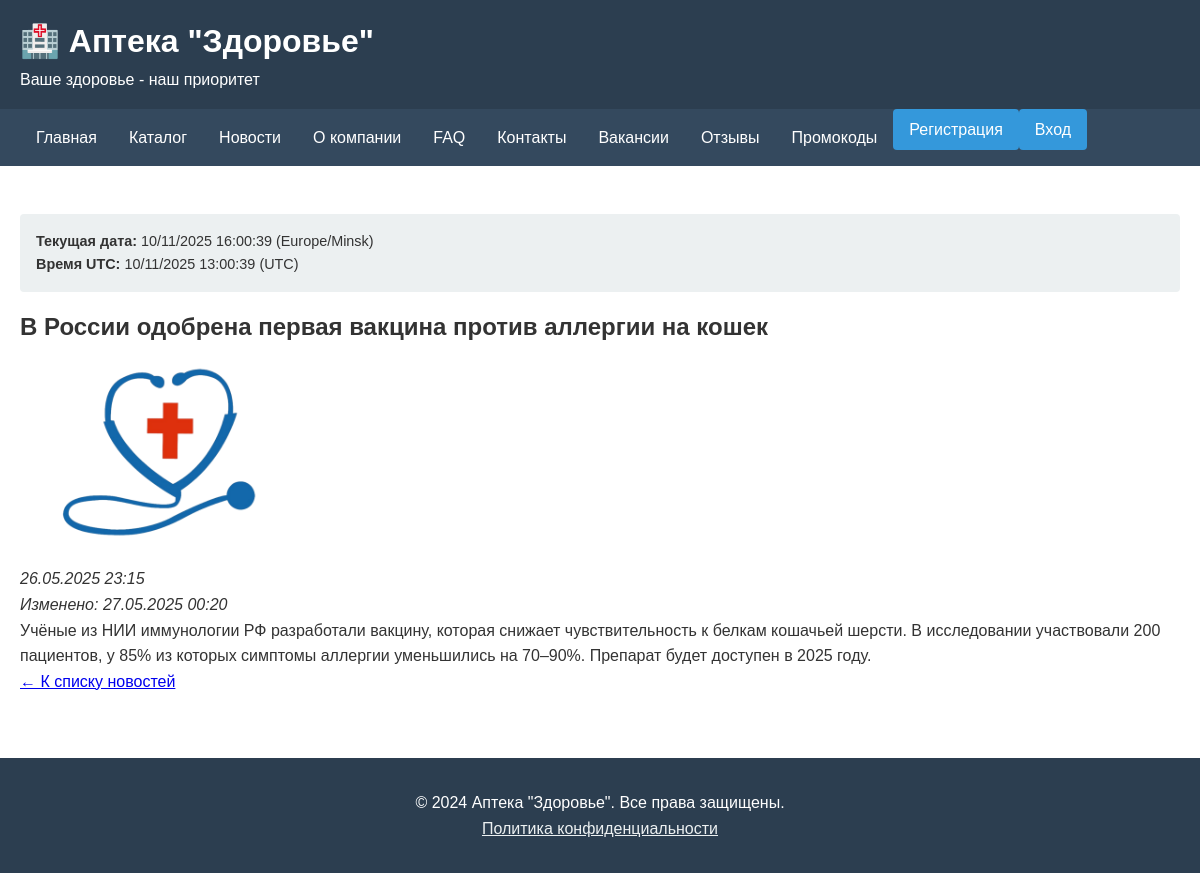
/news/3/, run on the app's committed database.
### core/models.py (models this page shows, shortened)
class News(models.Model):
    title = models.CharField(max_length=200, verbose_name='Заголовок')
    summary = models.CharField(max_length=300, verbose_name='Краткое содержание')
    image = models.ImageField(upload_to='news/', verbose_name='Картинка', blank=True, null=True)
    content = models.TextField(verbose_name='Полный текст')
    created_at = models.DateTimeField(auto_now_add=True, verbose_name='Дата публикации')
    updated_at = models.DateTimeField(auto_now=True, verbose_name='Дата изменения')

### core/views.py (the view)
# urls.py: path('news/<int:pk>/', news_detail, name='news_detail'),
def news_detail(request, pk):
    article = News.objects.get(pk=pk)
    now = timezone.localtime(timezone.now())
    now_utc = timezone.now().astimezone(datetime.timezone.utc)
    now_utc_minus3 = now_utc - datetime.timedelta(hours=3)
    return render(request, 'core/news_detail.html', {
        'article': article,
        'now': now,
        'now_utc': now_utc,
        'now_utc_minus3': now_utc_minus3,
        'TIME_ZONE': timezone.get_current_timezone_name(),
    })

### core/templates/core/news_detail.html (shortened to what this page needs)
{% extends "core/base.html" %}
{% block content %}
<h2>{{ article.title }}</h2>
{% if article.image %}
    <img src="{{ article.image.url }}" alt="{{ article.title }}" width="300">
{% endif %}
<p>
    <em>{{ article.created_at|date:"d.m.Y H:i" }}</em>
    <br>
    <em>Изменено: {{ article.updated_at|date:"d.m.Y H:i" }}</em>
</p>
<p>{{ article.content }}</p>
<a href="{% url 'news_list' %}">← К списку новостей</a>
{% endblock %}

### core/templates/core/base.html (style rules this page uses)
* { margin: 0; padding: 0; box-sizing: border-box; }
body { font-family: Arial, sans-serif; line-height: 1.6; color: #333; }

### data on the page
News: title "В России одобрена первая вакцина против аллергии на кошек", image (picture), created_at "26.05.2025 23:15", updated_at "27.05.2025 00:20", content "Учёные из НИИ иммунологии РФ разработали вакцину, которая снижает чувствительность к белкам кошачьей шерсти. В исследовании участвовали 200 пациентов, у 85% из которых симптомы аллергии уменьшились на 70–90%. Препарат будет доступен в 2025 году."

### other printed values
{{ now|date:"d/m/Y H:i:s" }} "10/11/2025 16:00:39"
{{ TIME_ZONE }} "Europe/Minsk"
{{ now_utc_minus3|date:"d/m/Y H:i:s" }} "10/11/2025 13:00:39"
